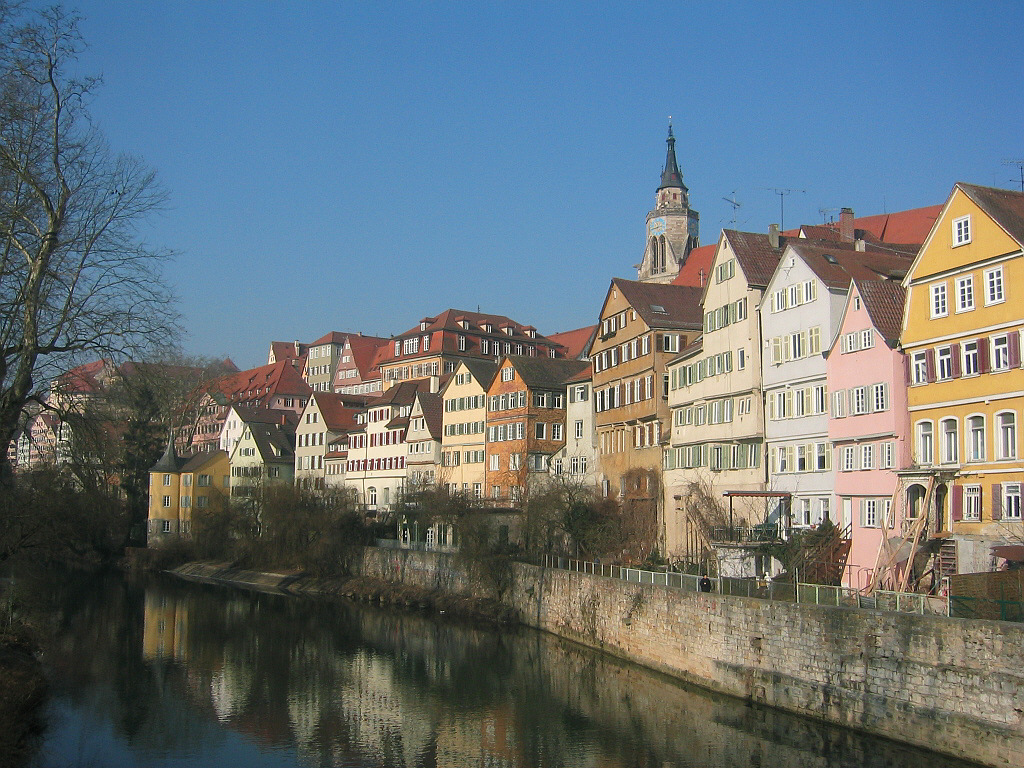
#> input picture images/content.jpg, 1024 x 768 px
$ python -i sketch.py   (imports and definitions only)   (older library calls are emulated)
#> lines starting #> are read from the running program, lines starting #| are printed output that depends on the picture
#> further down, picture is the input picture: PIL image 1024x768 RGB; mean R, G, B 103.3, 115.2, 120.4
"""
Classical (non-neural) drawing / sketch effects using OpenCV + PIL.
Fast — no GPU needed.
"""

import cv2
import numpy as np
from PIL import Image


def _pil_to_cv(img: Image.Image) -> np.ndarray:
    return cv2.cvtColor(np.array(img.convert("RGB")), cv2.COLOR_RGB2BGR)


def _cv_to_pil(arr: np.ndarray) -> Image.Image:
    if arr.ndim == 2:
        return Image.fromarray(arr)
    return Image.fromarray(cv2.cvtColor(arr, cv2.COLOR_BGR2RGB))


def pencil_sketch(img: Image.Image, blur_sigma: float = 21.0) -> Image.Image:
    """Classic dodge-blend pencil sketch (grayscale)."""
    gray = cv2.cvtColor(_pil_to_cv(img), cv2.COLOR_BGR2GRAY)
    inv  = 255 - gray
    blur = cv2.GaussianBlur(inv, (0, 0), sigmaX=blur_sigma)
    # Colour dodge: gray / (1 - blur/255)
    sketch = cv2.divide(gray, 255 - blur, scale=256.0)
    return _cv_to_pil(sketch)


def color_pencil_sketch(img: Image.Image, blur_sigma: float = 21.0) -> Image.Image:
    """Same as pencil_sketch but preserves colour."""
    bgr  = _pil_to_cv(img)
    gray = cv2.cvtColor(bgr, cv2.COLOR_BGR2GRAY)
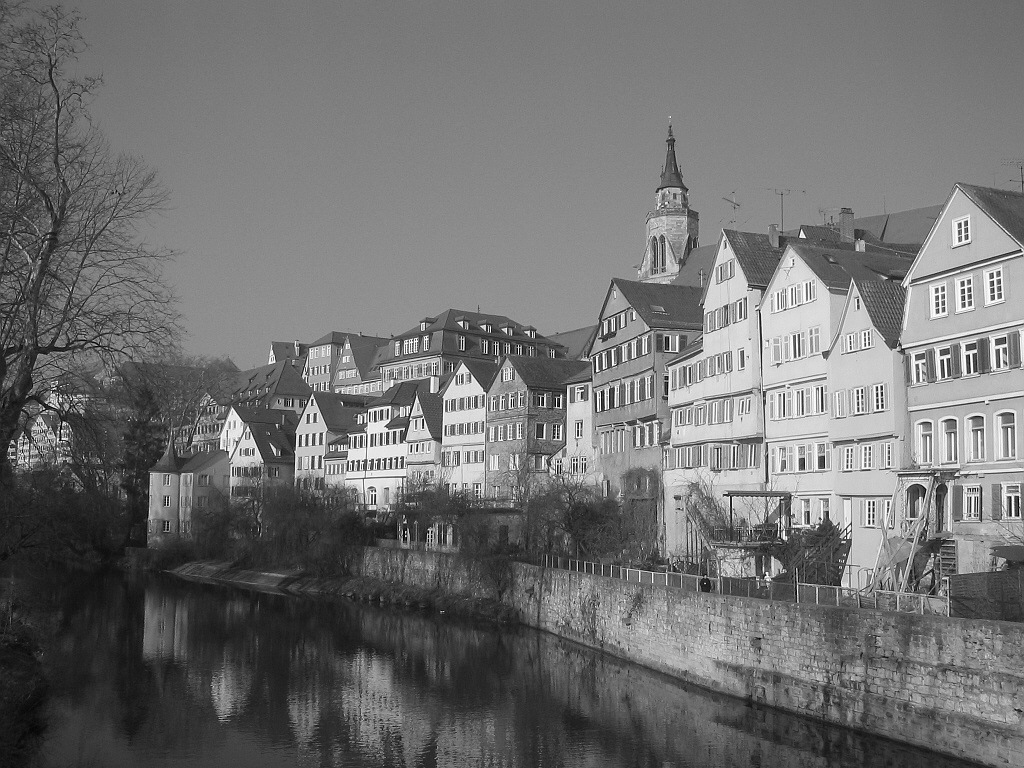
#> gray: shape (768, 1024); min 0, max 255, mean 112.3
    inv  = 255 - gray
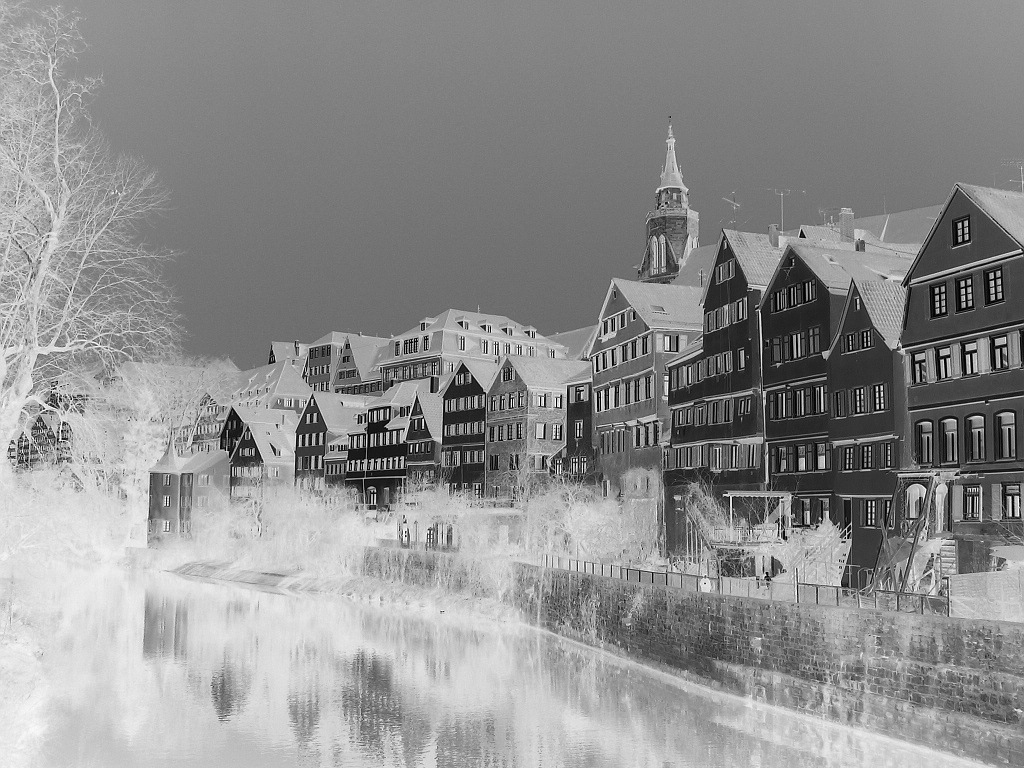
#> inv: shape (768, 1024); min 0, max 255, mean 142.7
    blur = cv2.GaussianBlur(inv, (0, 0), sigmaX=blur_sigma)
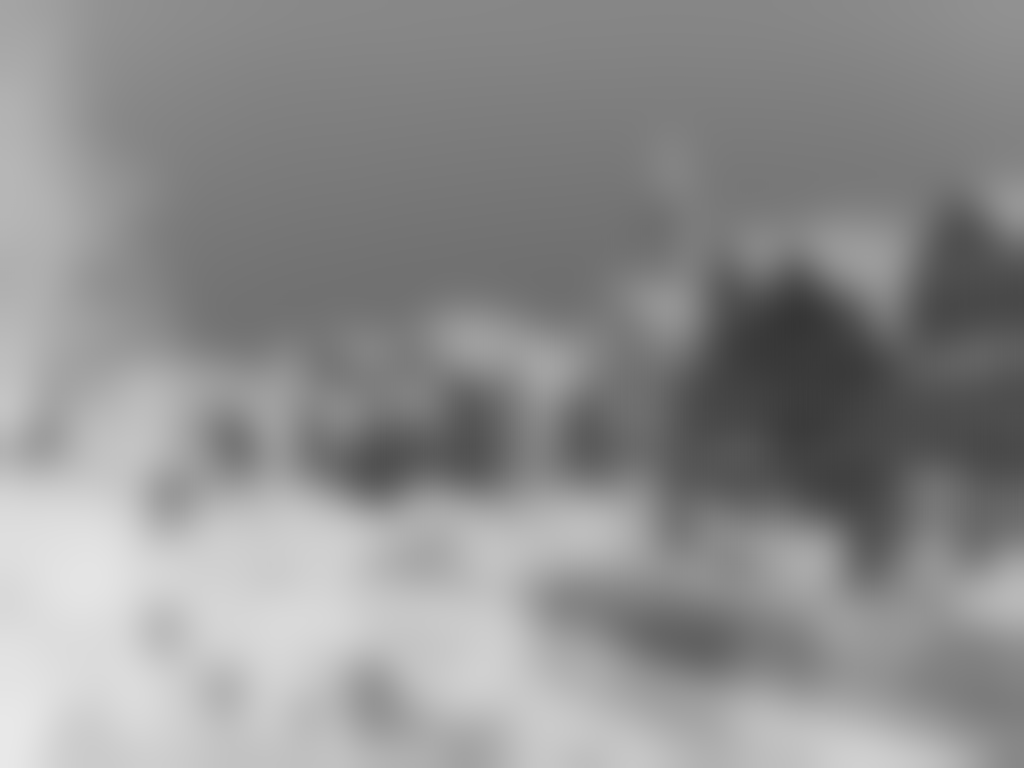
#> blur: shape (768, 1024); min 53, max 232, mean 142.7
    sketch_gray = cv2.divide(gray, 255 - blur, scale=256.0)
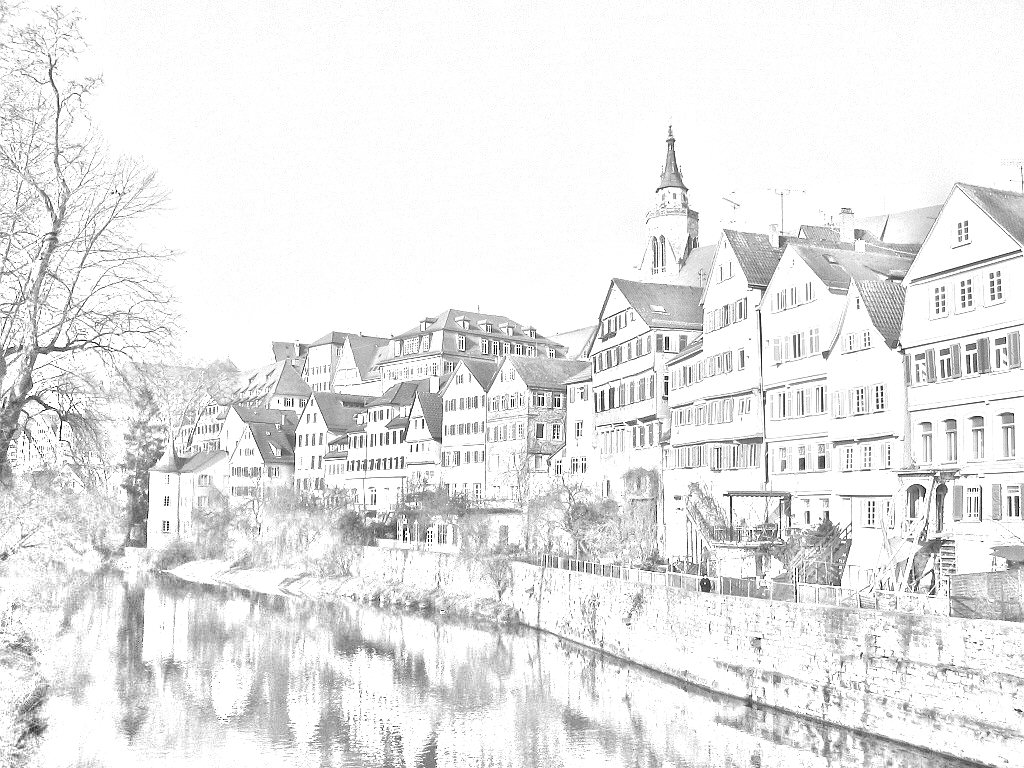
#> sketch_gray: shape (768, 1024); min 0, max 255, mean 232.7

    # Blend colour image with sketch
    sketch_bgr = cv2.cvtColor(sketch_gray, cv2.COLOR_GRAY2BGR)
    result = cv2.addWeighted(bgr, 0.4, sketch_bgr, 0.6, 0)
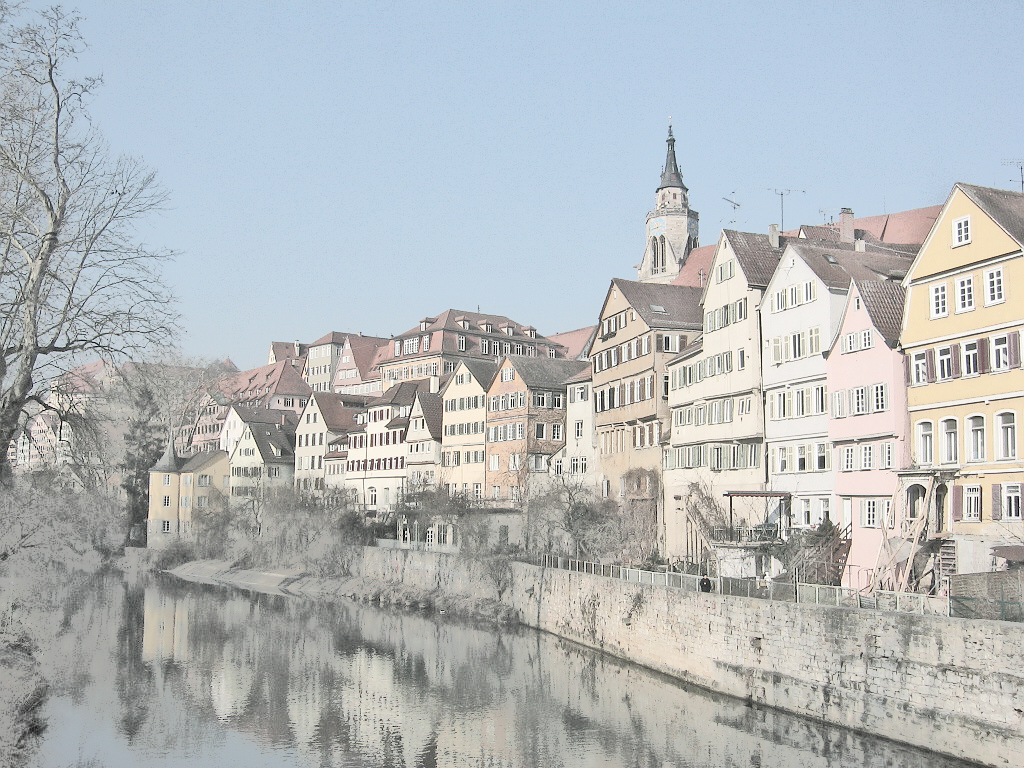
#> result: shape (768, 1024, 3); mean B, G, R 187.8, 185.7, 181
    return _cv_to_pil(result)


def charcoal(img: Image.Image, ksize: int = 5, blur_sigma: float = 1.5) -> Image.Image:
    """Heavy edge sketch that looks like charcoal on paper."""
    gray   = cv2.cvtColor(_pil_to_cv(img), cv2.COLOR_BGR2GRAY)
    blur   = cv2.GaussianBlur(gray, (ksize, ksize), blur_sigma)
    edges  = cv2.Laplacian(blur, cv2.CV_64F)
    edges  = np.uint8(np.clip(np.abs(edges) * 3, 0, 255))
    # Invert so edges are dark on white background
    charcoal_img = 255 - edges
    # Slightly darken for charcoal feel
    charcoal_img = np.clip(charcoal_img.astype(np.int32) - 30, 0, 255).astype(np.uint8)
    return _cv_to_pil(charcoal_img)


def edge_sketch(img: Image.Image, low: int = 50, high: int = 150) -> Image.Image:
    """Clean Canny edge sketch."""
    gray  = cv2.cvtColor(_pil_to_cv(img), cv2.COLOR_BGR2GRAY)
    blur  = cv2.GaussianBlur(gray, (5, 5), 0)
    edges = cv2.Canny(blur, low, high)
    return _cv_to_pil(255 - edges)


EFFECTS = {
    "Pencil Sketch (B&W)":    pencil_sketch,
    "Color Pencil Sketch":    color_pencil_sketch,
    "Charcoal":               charcoal,
    "Edge Drawing":           edge_sketch,
}

>>> from PIL import Image
>>> picture = Image.open('images/content.jpg')
>>> result = color_pencil_sketch(picture)
